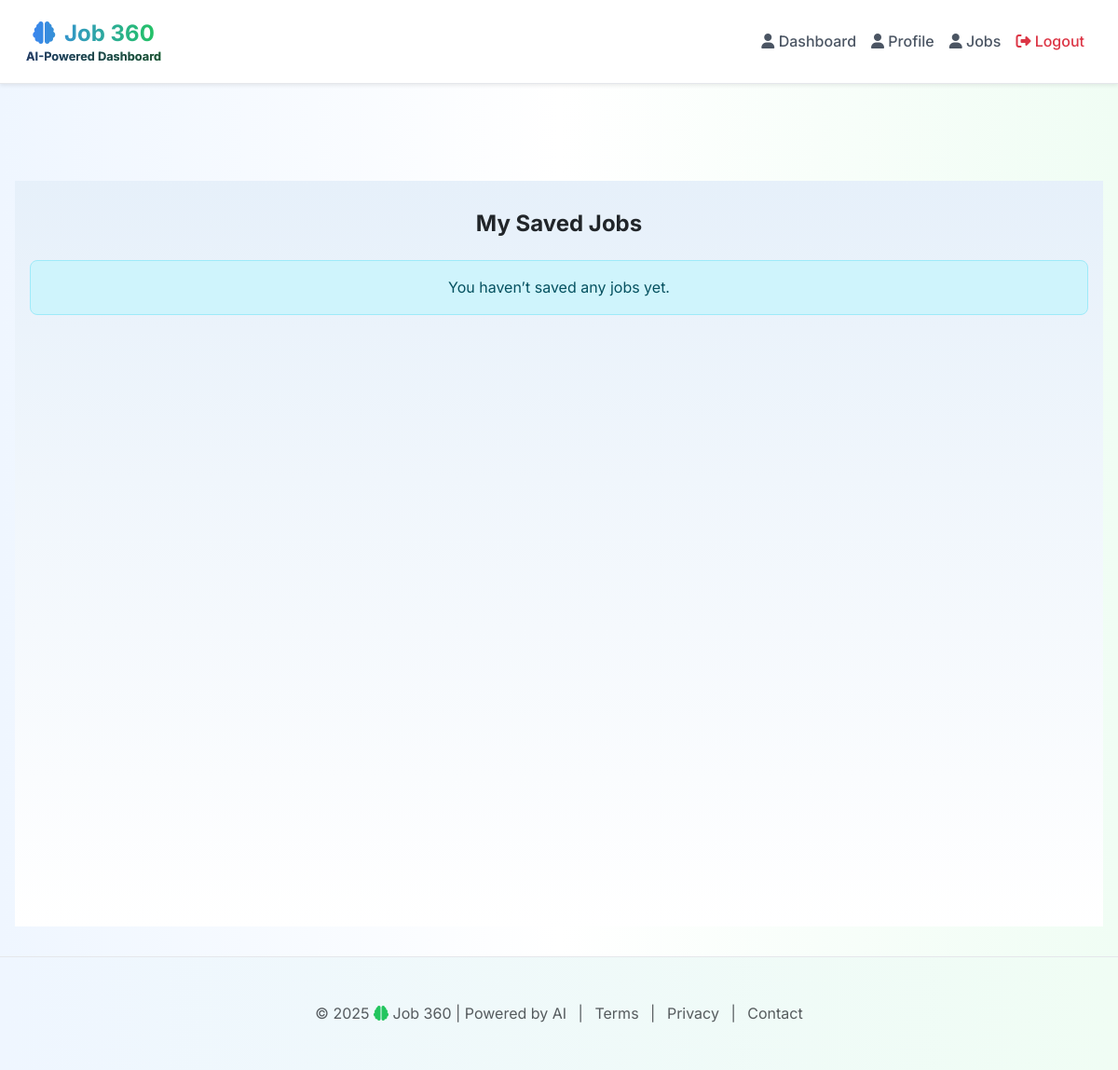
/saved-jobs/ (signed in), run on an earlier commit of the app's database.
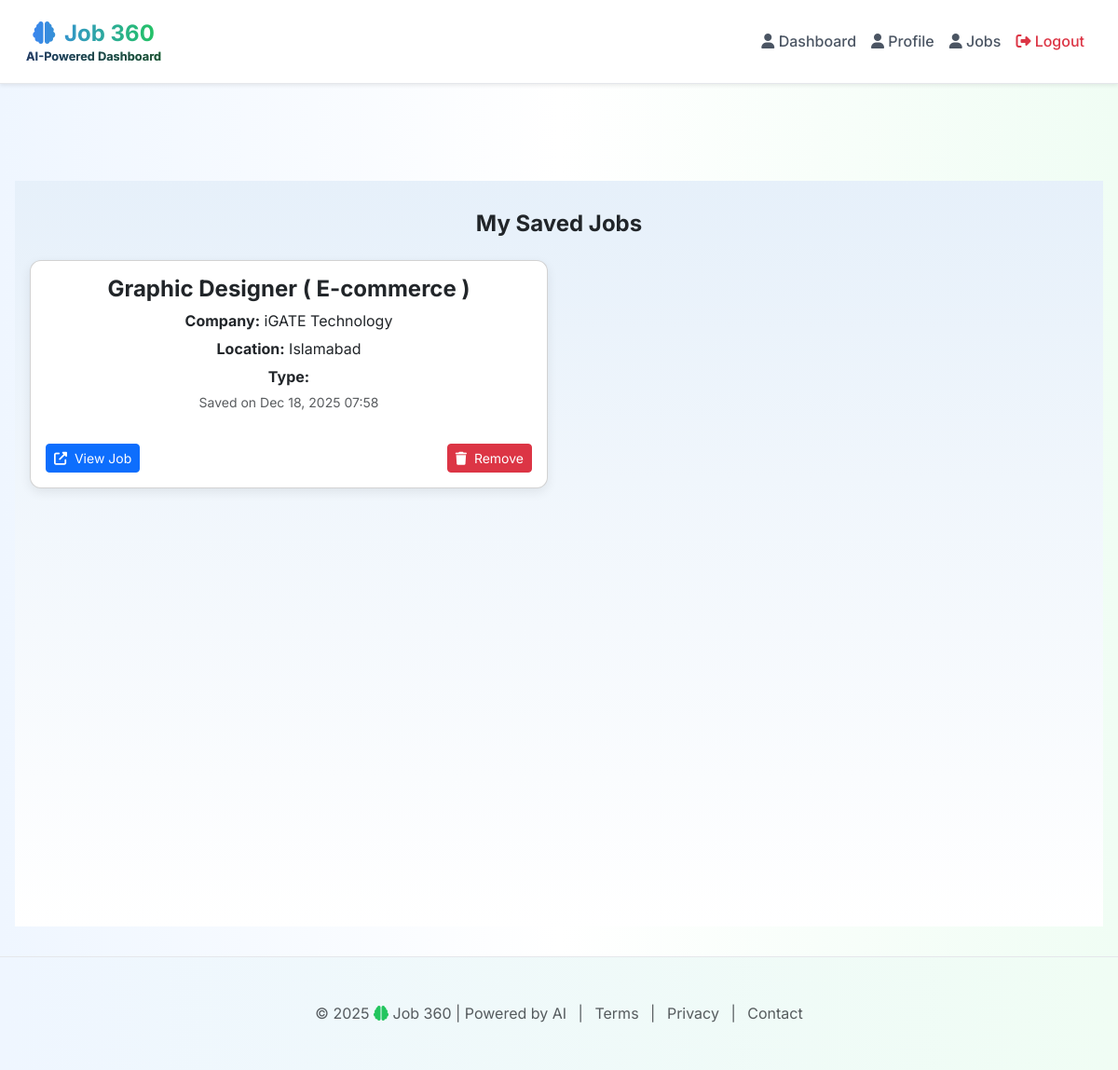
And on a later commit of the database.
### myapp/models.py (models this page shows, shortened)
class SavedJob(models.Model):
    jobseeker = models.ForeignKey("JobSeeker", on_delete=models.CASCADE, related_name="saved_jobs")
    title = models.CharField(max_length=255)
    company = models.CharField(max_length=255)
    location = models.CharField(max_length=255, blank=True, null=True)
    job_type = models.CharField(max_length=50, blank=True, null=True)
    description = models.TextField()
    job_url = models.URLField()
    saved_at = models.DateTimeField(default=timezone.now)
    class Meta:
        unique_together = ("jobseeker", "job_url")  # prevent duplicate saves

### myapp/views.py (the view)
# urls.py: path("saved-jobs/", views.saved_jobs_view, name="saved_jobs"),
def saved_jobs_view(request):
    jobseeker_id = request.session.get("jobseeker_id")
    if not jobseeker_id:
        messages.warning(request, "Please log in to view saved jobs.")
        return redirect("login")
    jobseeker = get_object_or_404(JobSeeker, id=jobseeker_id)
    saved_jobs = SavedJob.objects.filter(jobseeker=jobseeker).order_by("-saved_at")
    return render(request, "saved_jobs.html", {"saved_jobs": saved_jobs})

### templates/saved_jobs.html (shortened to what this page needs)
{% extends 'base.html' %}
{% block content %}
<div class="container mt-5" style="background: linear-gradient(to bottom, #e6f0fa, #ffffff); min-height: 100vh; padding: 2rem 1rem;">
    <h2 class="h4 fw-bold text-dark mb-4">My Saved Jobs</h2>
    {% if saved_jobs %}
        <div class="row row-cols-1 row-cols-md-2 g-4">
            {% for job in saved_jobs %}
                <div class="col">
                    <div class="card p-3" style="border-radius: 12px; background: #ffffff; box-shadow: 0 4px 12px rgba(0, 0, 0, 0.08); transition: all 0.3s ease;">
                        <h4 class="fw-bold mb-2">{{ job.title }}</h4>
                        <p class="mb-1"><strong>Company:</strong> {{ job.company }}</p>
                        <p class="mb-1"><strong>Location:</strong> {{ job.location }}</p>
                        <p class="mb-1"><strong>Type:</strong> {{ job.job_type }}</p>
                        <p class="text-muted small">Saved on {{ job.saved_at|date:"M d, Y H:i" }}</p>
                        <div class="d-flex justify-content-between mt-3">
                            <a href="{{ job.job_url }}" target="_blank" class="btn btn-primary btn-sm">
                                <i class="fas fa-external-link-alt me-1"></i> View Job
                            </a>
                            <form action="{% url 'toggle_save_job' job.job_url %}" method="post">
                                <button type="submit" class="btn btn-danger btn-sm">
                                    <i class="fas fa-trash me-1"></i> Remove
                                </button>
                            </form>
                        </div>
                    </div>
                </div>
            {% endfor %}
        </div>
    {% else %}
        <div class="alert alert-info text-center" style="border-radius: 8px;">
            You haven’t saved any jobs yet.
        </div>
    {% endif %}
</div>
{% endblock %}

### templates/base.html (shortened to what this page needs)
<!DOCTYPE html>
<html lang="en">
<head>
    <link rel="stylesheet" href="https://cdn.jsdelivr.net/npm/bootstrap@5.3.0/dist/css/bootstrap.min.css">
    <link rel="stylesheet" href="https://cdnjs.cloudflare.com/ajax/libs/font-awesome/6.4.2/css/all.min.css">
</head>
<body>
{% if request.session.jobseeker_id %}
    <nav class="navbar navbar-expand-lg navbar-light w-100 shadow-sm">
        <div class="container-fluid">
            <a class="navbar-brand fw-bold d-flex flex-column" href="{% url 'dashboard' %}">
                <span><i class="fas fa-brain me-1"></i> Job 360</span>
                <small class="text-muted" style="font-size: 0.8rem; margin-top: -4px;">AI-Powered Dashboard</small>
            </a>
            <div class="collapse navbar-collapse justify-content-end" id="navbarContent">
                <ul class="navbar-nav">
                    <li class="nav-item">
                        <a class="nav-link {% if request.path == '/dashboard/' %}active{% endif %}" href="{% url 'dashboard' %}"><i class="fas fa-user"></i> Dashboard</a>
                    </li>
                    <li class="nav-item">
                        <a class="nav-link {% if request.path == '/profile/update/' %}active{% endif %}" href="{% url 'update_profile' %}"><i class="fas fa-user"></i> Profile</a>
                    </li>
                    <li class="nav-item">
                        <a class="nav-link {% if request.path == '/jobs/saved/' %}active{% endif %}" href="{% url 'saved_jobs' %}"><i class="fas fa-user"></i> Jobs</a>
                    </li>
                    <li class="nav-item">
                        <a class="nav-link text-danger" href="{% url 'logout' %}"><i class="fas fa-sign-out-alt"></i> Logout</a>
                    </li>
                </ul>
            </div>
        </div>
    </nav>
{% endif %}
<div class="container mt-4">
    {% block content %}{% endblock %}
</div>
<footer class="bg-light py-3 mt-auto">
    <div class="container text-center">
        <p class="text-muted mb-0">
            &copy; 2025 <span><i class="green fas fa-brain"></i> Job 360</span>
 | Powered by AI
            <span class="mx-2">|</span>
            <a href="" class="text-decoration-none text-muted">Terms</a>
            <span class="mx-2">|</span>
            <a href="" class="text-decoration-none text-muted">Privacy</a>
            <span class="mx-2">|</span>
            <a href="" class="text-decoration-none text-muted">Contact</a>
        </p>
    </div>
</footer>
</body>
</html>

### templates/base.html (style rules this page uses)
html { scroll-behavior: smooth; }
body { background: linear-gradient(to right, #eff6ff, #ffffff, #f0fdf4); min-height: 100vh; display: flex; flex-direction: column; font-family: 'Inter', 'Arial', sans-serif; line-height: 1.6; }
.container { text-align: center; padding: 2rem 1rem; max-width: 1200px; margin: 0 auto; }
.navbar { background-color: #ffffff; padding: 0.75rem 1rem; border-bottom: 1px solid #e5e7eb; position: sticky; top: 0; z-index: 1000; box-shadow: 0 2px 4px rgba(0, 0, 0, 0.05); }
.navbar-brand { font-size: 1.5rem; color: #2563eb; background: linear-gradient(to right, #3b82f6, #22c55e); -webkit-background-clip: text; background-clip: text; color: transparent; display: flex; align-items: center; transition: transform 0.3s ease; }
.navbar-brand i { margin-right: 0.5rem; }
.navbar-nav .nav-link { color: #4b5563; font-weight: 500; transition: color 0.3s ease, transform 0.3s ease; }
.navbar-nav .nav-link.text-danger { color: #dc2626; }
footer { background: linear-gradient(to right, #eff6ff, #f0fdf4); border-top: 1px solid #e5e7eb; }
footer a { transition: color 0.3s ease; }
.green { color: #22c55e; }

What changed in the data, as far as the page shows it:
added SavedJob: title "Graphic Designer ( E-commerce )", company "iGATE Technology", location "Islamabad", saved_at "Dec 18, 2025 07:58"
Also different on the page:
text no longer shown: "You haven’t saved any jobs yet."
